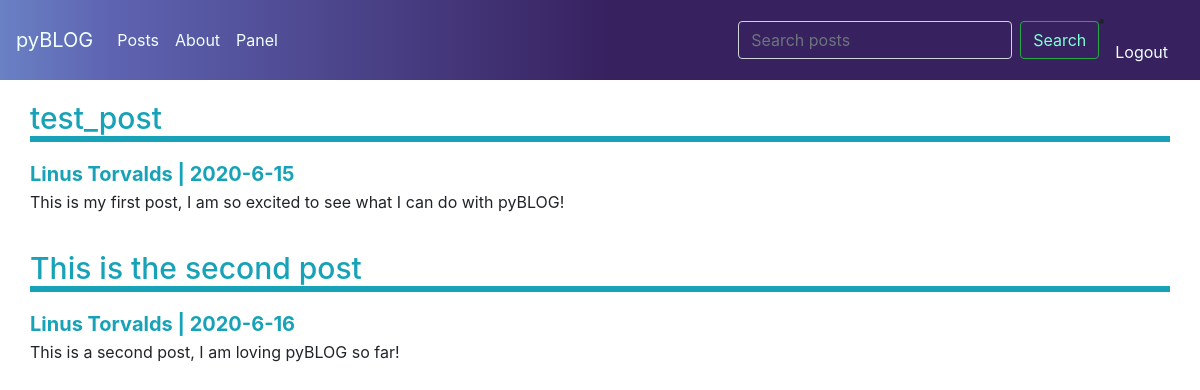
The app's page /posts (signed in) with its own data.
### tables this page shows
CREATE TABLE "Posts" (
            "post_title"  TEXT NOT NULL,
            "post_author" TEXT,
            "post_date"  TEXT,
            "post_content"  TEXT,
            PRIMARY KEY ("post_title")
            );

### app.py (the view, shortened to what this page needs)
@app.route('/posts', methods=['GET','POST'])
def posts():
    try:
        username = session['username']
    except:
        username = None
    posts = get_all_post_contents()
    return render_template('posts.html', posts=posts, username=username)

### db.py (called while the page is built)
def get_all_post_contents():
    db_path = 'db_folder/database.db'
    conn = sql.connect(db_path)
    c = conn.cursor()
    try:
        c.execute("SELECT post_title, post_author, post_date, post_content FROM Posts")
    except:
        return False
    try:
        return c.fetchall()
    except:
        conn.close()
        return False

### templates/posts.html (shortened to what this page needs)
{% extends "layout.html" %}
{% block content %}
<body>
    {% for post in posts %}
    <div class="container h-100">
        <div class="row h-100 justify-content-center align-items-center">
            <div class="post">
                <h1>{{ post[0] }}</h1>
                <h2>{{ post[1] }} | {{ post[2] }}</h2>
                <p>{{ post[3] }}</p>
            </div>
        </div>
    </div>
    {% endfor %}
</body>
{% endblock %}

### static/style.css (style rules this page uses)
html { font-family: 'Rokkitt', serif; }
.post { border-collapse: collapse; width: 1600px; margin: 0 auto; }
.post h1 { font-size: 30px; margin-top: 20px; border-bottom: 6px solid #17a2b8; margin-bottom: 20px; color: #17a2b8; }
.post h2 { font-size: 20px; margin-top: 0px; margin-bottom: 4px; padding: 0px 0; color: #17a2b8; font-weight: bold; }
.align-items-center { -ms-flex-align: center!important; align-items: center!important; }

### records on screen
Posts: post_title "test_post", post_author "Linus Torvalds", post_date "2020-6-15", post_content "This is my first post, I am so excited to see what I can do with pyBLOG!"
Posts: post_title "This is the second post", post_author "Linus Torvalds", post_date "2020-6-16", post_content "This is a second post, I am loving pyBLOG so far!"
